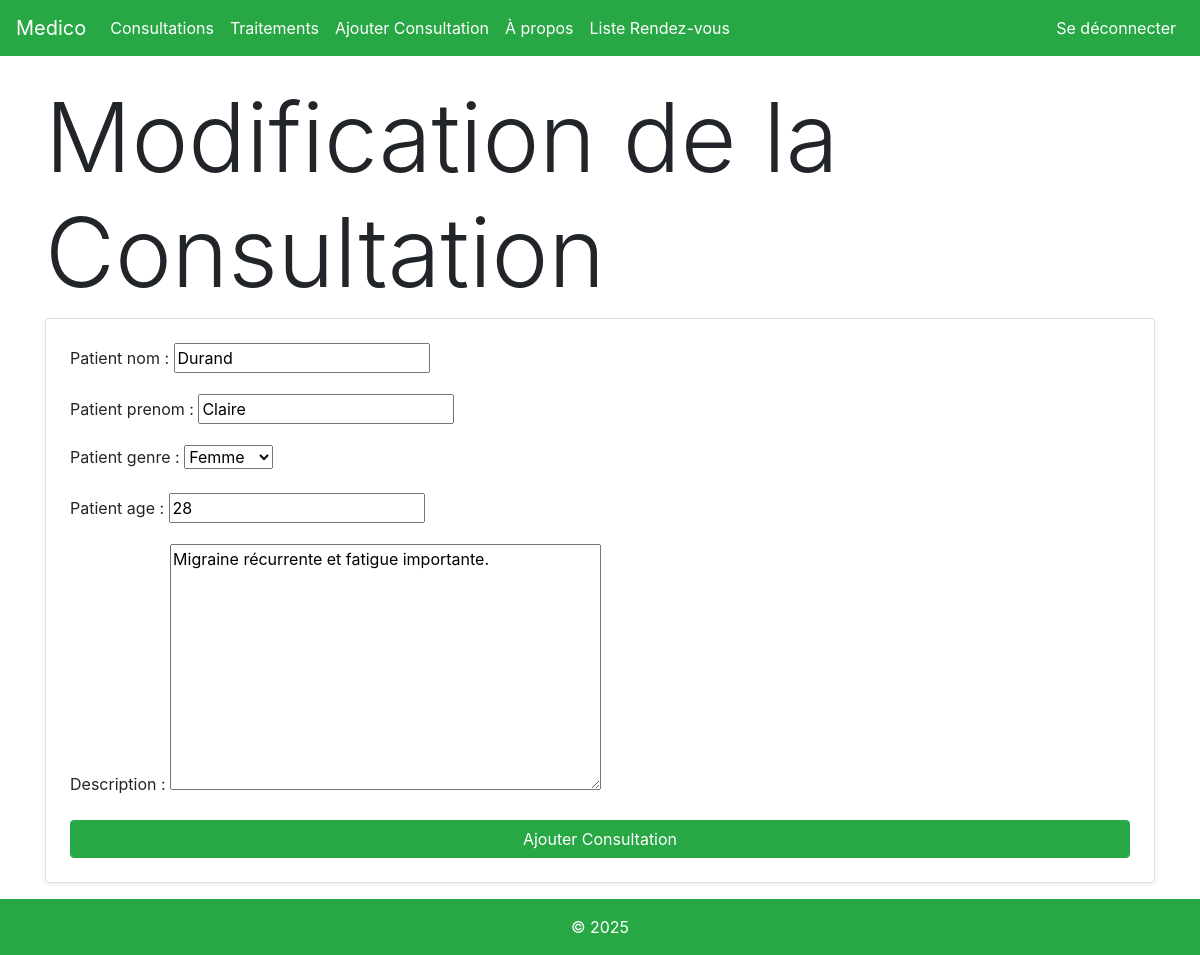
The app's page /changer_consultation/6/ (signed in), older data.
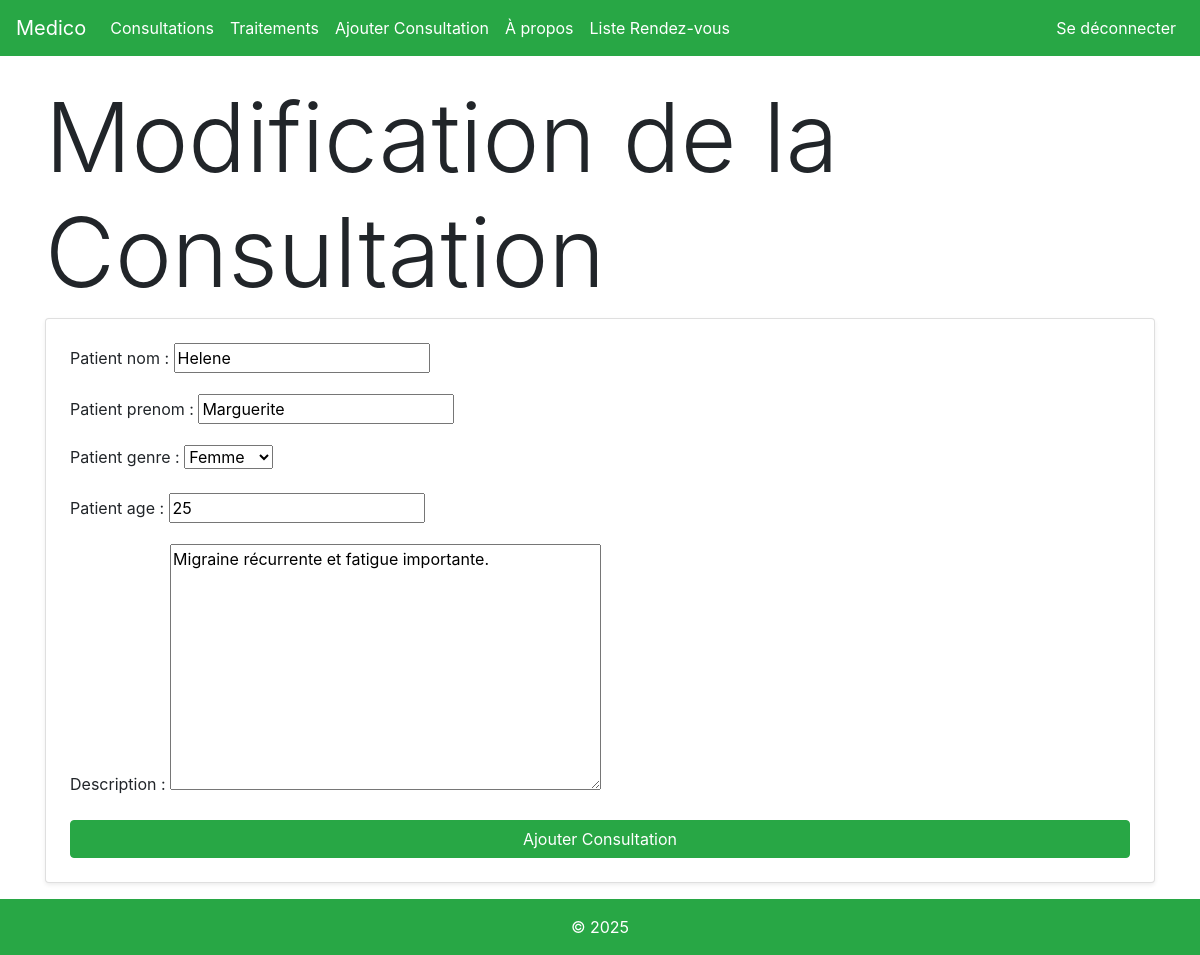
The same page, newer data.
### medico/models.py (models this page shows)
class Consultation(models.Model):
    GENRE_CHOIX = [('F', "Femme"), ('H', "Homme")]
    patient_nom = models.CharField(max_length=40, null=False)
    patient_prenom = models.CharField(max_length=30, null=False)
    patient_genre = models.CharField(max_length=1, null=False, choices=GENRE_CHOIX)
    patient_age = models.IntegerField(null=False)
    description = models.TextField(null=False)
    date_consultation = models.DateField(null=False)

### medico/views.py (the view)
# urls.py: path('changer_consultation/<int:consultationID>/',views.editConsultation, name='editConsultation' ),
def editConsultation(request,consultationID):
    permission = checkpermissions(request)
    if permission:
        return permission
    consultation = get_object_or_404(Consultation,pk=consultationID)
    if request.method =="POST":
        form = ConsultationForm(request.POST,instance=consultation)
        id=check_save(form,request)
        return redirect("consultationDetail",consultationID=id)
    else:
        form=ConsultationForm(instance=consultation)
    return render(
        request,"medico/consultationModif.html",{"form": form, "button_label": "modifier"},
    )

### medico/forms.py
class ConsultationForm(forms.ModelForm):
    class Meta:
        model = Consultation
        fields = ['patient_nom', 'patient_prenom', 'patient_genre', 'patient_age', 'description']
    def __init__(self, *args, **kwargs):
        super().__init__(*args, **kwargs)
        self.instance.date_consultation = date.today()

### medico/views.py (called while the page is built)
def checkpermissions(request):
    if not (request.session.get('is_doctor') or request.session.get('is_admin')):
        return redirect('about')

### medico/templates/medico/consultationModif.html (shortened to what this page needs)
{% extends 'medico/main.html'%}
{% load django_bootstrap5 %}
{% block content %}
<!DOCTYPE html>
<html lang="en">
<head>
</head>
<body>
    <h1 class="display-1">Modification de la Consultation {{ consultation.pk }} </h1>
     <form method="post" class="card p-4 shadow-sm">
        {{ form.as_p }}
        <button type="submit" class="btn btn-success">Ajouter Consultation</button>
    </form>
</body>
</html>
{% endblock %}

Row changes from the older to the newer data that the page shows:
changed Consultation "Femme": patient_nom "Durand" → "Helene"; patient_prenom "Claire" → "Marguerite"; patient_age "28" → "25"
